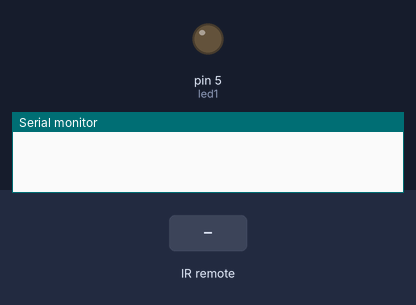
The sketch below on a simulated Arduino Nano, built with avr-gcc and run on an emulated ATmega328P. Parts: output pins drawn as LEDs (lit = HIGH), the last lines printed to the serial monitor. The inputs (shaded band) are chosen by the test bench.

Above: at 1.2 s.
1.3 s: infrared code 0xF7C03F received
At 2.5 s:
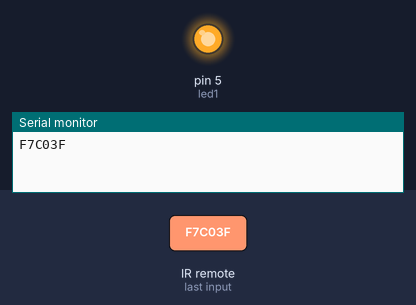
2.8 s: infrared code 0xF700FF received
4.3 s: infrared code 0xF740BF received
At 5.1 s:
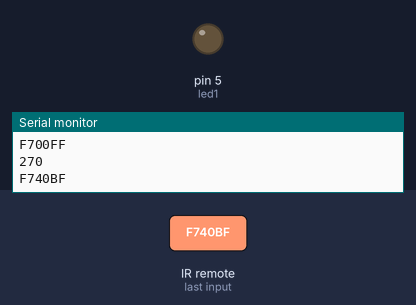
5.8 s: infrared code 0xF7807F received
Timing chart, 0 to 8.3 s (numbered marks = the images above; inputs shaded):
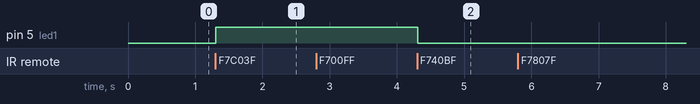

The sketch:

prueba_IR_controlled.ino
```cpp
#include <IRremote.h>

const int led1 =5;
int RECV_PIN = 11,salida=0;
int prender,apagar,comp,subir,bajar;

IRrecv irrecv(RECV_PIN);
decode_results results;

void setup() {
 Serial.begin(9600);
  irrecv.enableIRIn();

}
void loop() {
  if (irrecv.decode(&results)) {
    Serial.println(results.value, HEX);
    irrecv.resume();
    pinMode(led1,OUTPUT);
  }

prender=0xF7C03F;
apagar=0xF740BF;
subir=0xF700FF;
bajar=0xF7807F;
comp = results.value;

 if ((comp== prender)){
    digitalWrite(led1, HIGH);
    results.value=0;
    salida=255;
    }else if((comp== apagar)) {
      analogWrite(led1, LOW);
      results.value=0;
      salida=0;
      }

 if ((comp==subir)){

      if ((salida<=255)&&(salida>=0)){
        salida=salida+15;
        Serial.println(salida);
        analogWrite(led1, salida);
        results.value=0;
      } } else if ((comp==bajar)){
            if ((salida<=255)&&(salida>=0)){
              salida=salida-15;
              Serial.println(salida);
              analogWrite(led1, salida);
              results.value=0;
      } }

      if((salida==270)){
        salida=255;
        analogWrite(led1, salida);
        }else if(salida==-15){
          salida=0;
          analogWrite(led1, salida);
        }
  delay(100);
   }
```

Measured:
- after the input at 1.3 s, pin 5 (led1): LOW → HIGH at once
- after the input at 4.3 s, pin 5 (led1): HIGH → LOW at once
